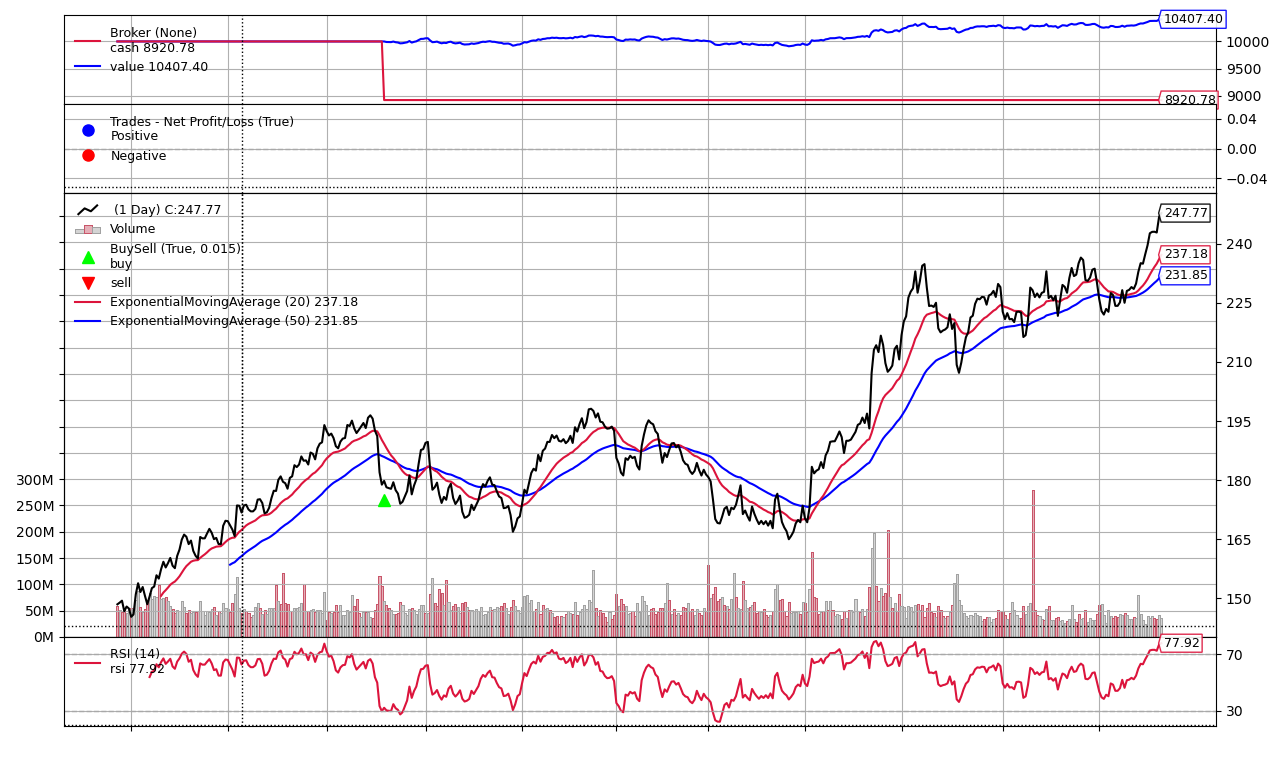

The Python source for this figure:
import backtrader as bt
import requests
import pandas as pd
import os

# API Settings
ticker = "AAPL"
start_date = "2023-01-09"
end_date = "2024-12-10"
api_key = "BCnibG6TFwiypPXLQW6cqy5cdcLAP0bf"  # Insert your API Key

# File save path
save_path = f"/Users/rezaghasemi/Downloads/Programming/Quantitative/{ticker}_RSI_EMA_Strategy.csv"

# Check if file already exists
if os.path.exists(save_path):
    print("🔍 File found, loading data...")
    df = pd.read_csv(save_path, index_col="date", parse_dates=True)
else:
    print("📡 Fetching data from API...")
    url = f"https://api.polygon.io/v2/aggs/ticker/{ticker}/range/1/day/{start_date}/{end_date}?adjusted=true&sort=asc&apiKey={api_key}"
    response = requests.get(url)

    if response.status_code == 200:
        try:
            data = response.json()["results"]
            df = pd.DataFrame(data)
            df["date"] = pd.to_datetime(df["t"], unit="ms")
            df.set_index("date", inplace=True)

            # Rename columns for Backtrader
            df.rename(columns={"o": "open", "h": "high", "l": "low", "c": "close", "v": "volume"}, inplace=True)

            # Save data to CSV
            df.to_csv(save_path)
            print(f"✅ Data saved at: {save_path}")

        except Exception as e:
            print(f"❌ JSON processing error: {e}")
            exit()
    else:
        print(f"❌ API Error: Status code {response.status_code}")
        print("Response text:", response.text)
        exit()


# 📌 **Backtrader Strategy: RSI + EMA Crossover**
class RSI_EMA_Strategy(bt.Strategy):
    params = (("rsi_period", 14), ("rsi_lower", 30), ("rsi_upper", 70), ("ema_short", 20), ("ema_long", 50))  # RSI & EMA Parameters

    def __init__(self):
        # Indicators
        self.rsi = bt.indicators.RSI(period=self.params.rsi_period)
        self.ema_short = bt.indicators.ExponentialMovingAverage(period=self.params.ema_short)
        self.ema_long = bt.indicators.ExponentialMovingAverage(period=self.params.ema_long)

    def next(self):
        if not self.position:
            # Buy Condition: RSI < 30 and EMA 20 crosses above EMA 50
            if self.rsi[0] < self.params.rsi_lower and self.ema_short[0] > self.ema_long[0]:
                cash_available = self.broker.get_cash()
                share_size = cash_available * 0.10 / self.data.close[0]  # Buy with 10% of capital
                self.buy(size=round(share_size))
        else:
            # Sell Condition: RSI > 70 and EMA 20 crosses below EMA 50
            if self.rsi[0] > self.params.rsi_upper and self.ema_short[0] < self.ema_long[0]:
                self.sell(size=self.position.size)


# 📊 **Backtrader Engine**
cerebro = bt.Cerebro()

# Load data
data = bt.feeds.PandasData(dataname=df)
cerebro.adddata(data)

# Add strategy
cerebro.addstrategy(RSI_EMA_Strategy)

# Set initial cash
cerebro.broker.set_cash(10000)

# Set commission
cerebro.broker.setcommission(commission=0.001)

# Run backtest
print("Starting Portfolio Value: %.2f" % cerebro.broker.getvalue())
cerebro.run()
print("Final Portfolio Value: %.2f" % cerebro.broker.getvalue())

# Plot results
cerebro.plot()
